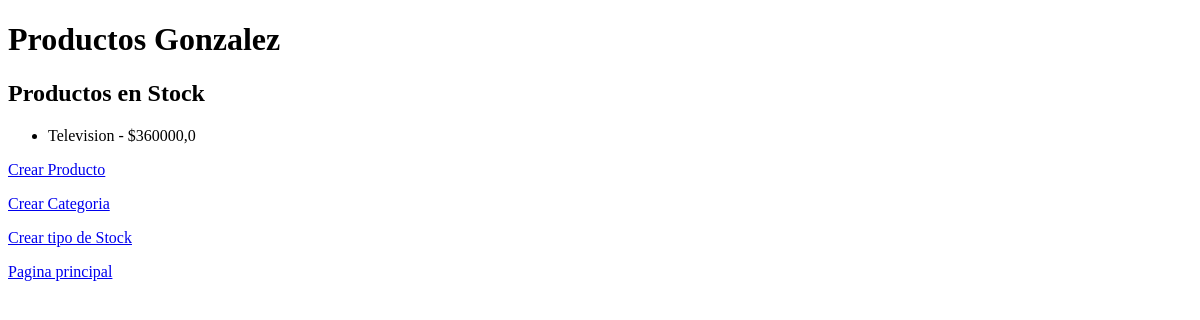
The app's page /producto/, older data.
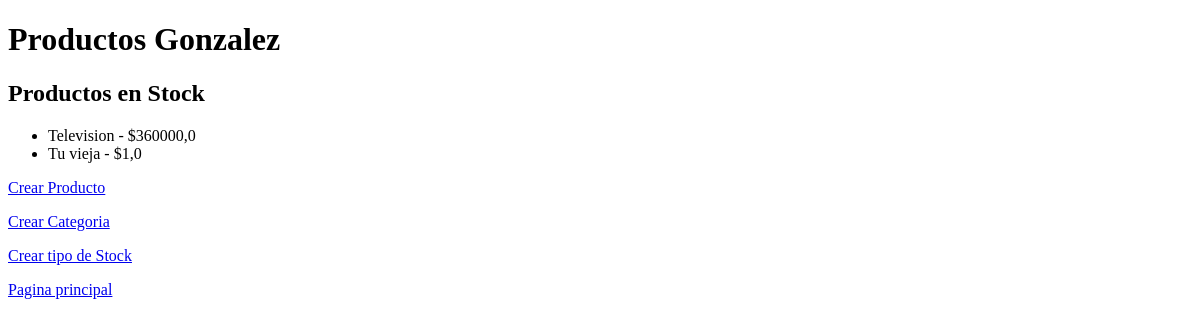
The same page, newer data.
### producto/models.py (models this page shows, shortened)
class Producto(models.Model):
    nombre = models.CharField(max_length=20)
    descripcion = models.CharField(max_length=25, blank=True)
    precio = models.FloatField(max_length=6)
    categoria = models.ForeignKey(Categoria, on_delete=models.SET_NULL, null=True, blank=True)
    stock = models.ForeignKey(Stock, on_delete=models.SET_NULL, null=True)

### producto/views.py (the view)
# urls.py: path("", views.index, name="index"),
def index(request):
    productos = models.Producto.objects.all()
    return render(request, "producto/index.html", {"productos": productos})

### producto/templates/producto/index.html
{% extends 'home/base.html' %}
{% block title %}
    <h2> Productos en Stock </h2>
{% endblock title %}
{% block content %}
    <ul>
        {% for producto in productos %}
            <li>{{producto.nombre}} - ${{producto.precio}}</li>
        {% endfor %}
    </ul>
    <p><a href="{% url 'producto:crear_producto' %}">Crear Producto</a></p>
    <p><a href="{% url 'producto:crear_categoria' %}">Crear Categoria</a></p>
    <p><a href="{% url 'producto:crear_stock' %}">Crear tipo de Stock</a></p>
    <p><a href="{% url 'home:index' %}">Pagina principal</a></p>
{% endblock content %}

### home/templates/home/base.html (shortened to what this page needs)
<!DOCTYPE html>
<html lang="es">
<head>
</head>
<body>
    <h1>Productos Gonzalez</h1>
    {% block title %}{% endblock title %}
    {% block content %}
    {% endblock content %}
</body>
</html>

Row changes from the older to the newer data that the page shows:
added Producto: nombre "Tu vieja", precio "1,0"
